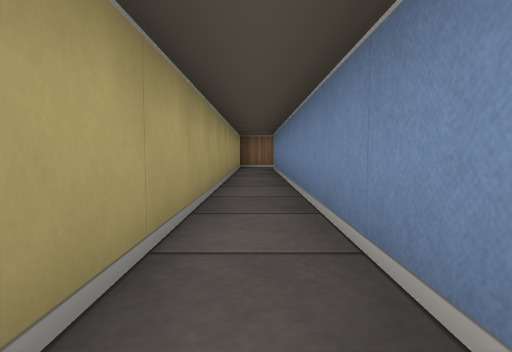
[1] (above)

15 first-person views from a walk through a cub3D maze. The camera is about half as high as the walls, tilts 4° down and sees 75° across. The floor is counted in squares. Each view is taken from the middle of a square. On the plan, view 1 faces up. The plan holds only what a view shows up to about 9 squares ahead; the rest is blank.

[2]
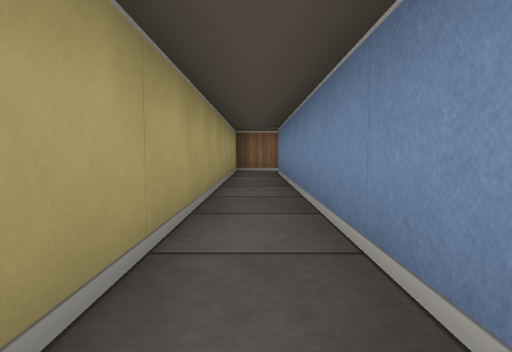

[3]
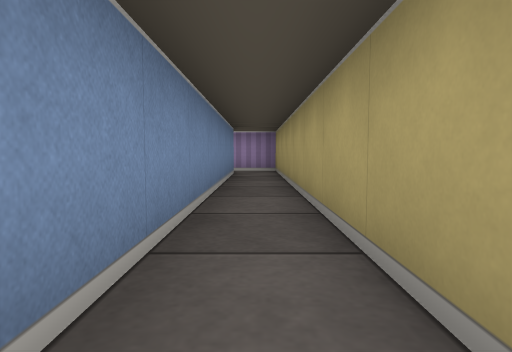

[4]
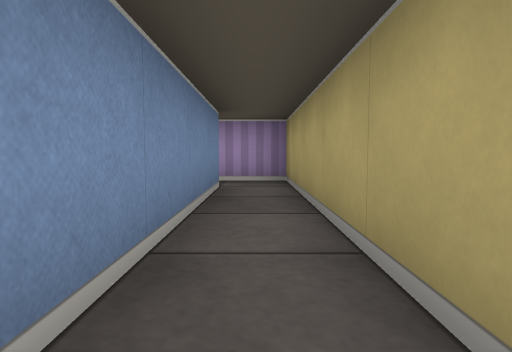

[5]
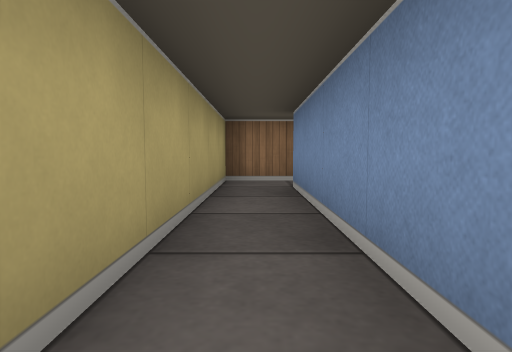

[6]
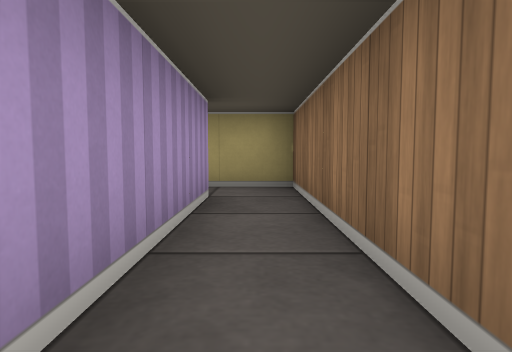

[7]
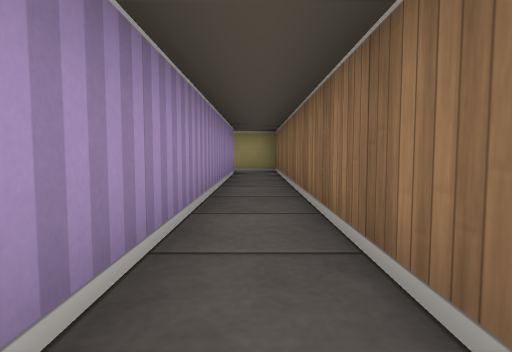

[8]
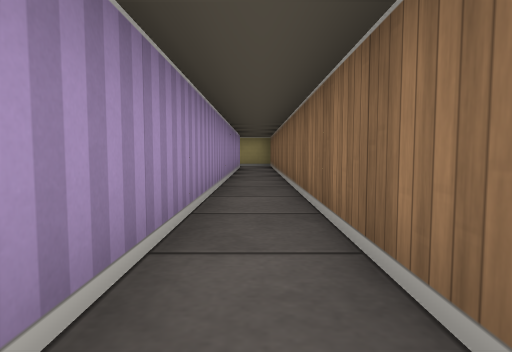

[9]
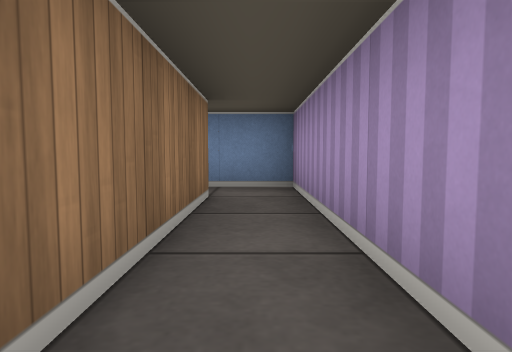

[10]
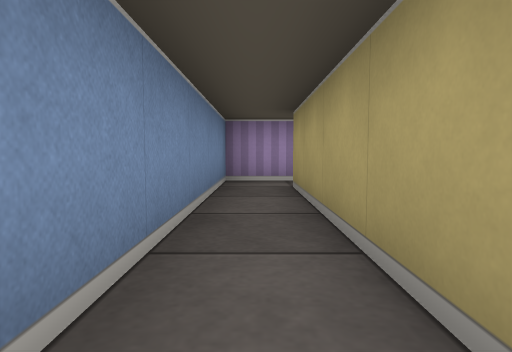

[11]
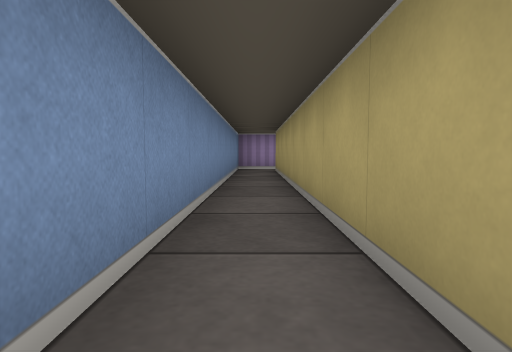

[12]
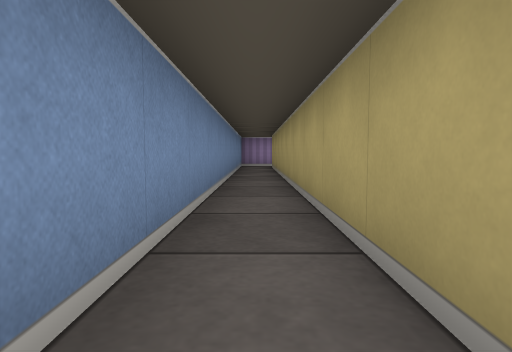

[13]
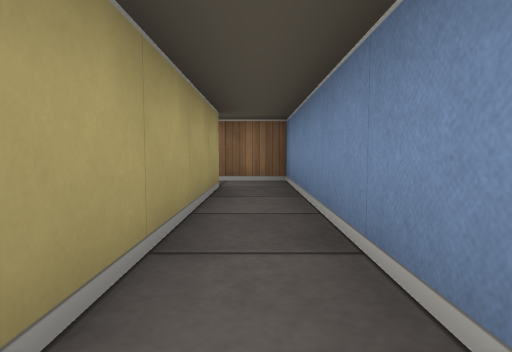

[14]
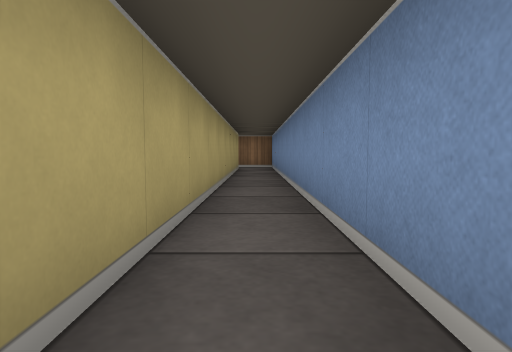

[15]
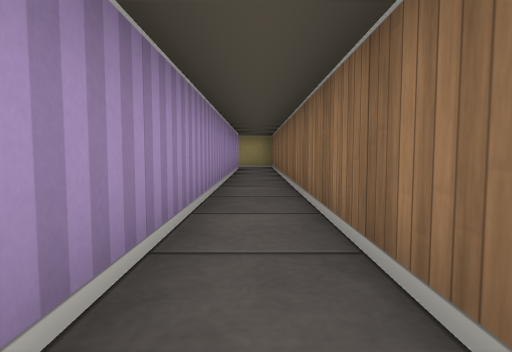

### Floor plan
Ten units are one square. View 1 is at (0, 0); x grows to the right and y downward. Boxes are objects, and circles mark ways between rooms. Rooms are numbered by the first view taken in them; rooms with no view inside come last. Other rooms are left out.
<svg viewBox="-10 -220 140 280">
<path fill="none" stroke="#000" d="M5 45 5 -95M5 -105 -5 -105 -5 55 6 55M115 -215 115 -105 5 -105M5 -95 125 -95 125 -215"/>
<circle cx="0" cy="-100" r="3" fill="#2a7"/>
<text x="0" y="-30">1</text>
<text x="120" y="-130">2</text>
</svg>
Room 1 opens to room 2.

Where each view was taken, in squares from view 1:
view 1: 0 up, 0 right, facing up
view 2: 2 up, 0 right, facing up
view 3: 3 up, 0 right, facing down
view 4: 0 up, 0 right, facing down
view 5: 5 up, 0 right, facing up
view 6: 10 up, 4 right, facing left
view 7: 10 up, 8 right, facing left
view 8: 10 up, 11 right, facing left
view 9: 10 up, 8 right, facing right
view 10: 15 up, 12 right, facing down
view 11: 19 up, 12 right, facing down
view 12: 21 up, 12 right, facing down
view 13: 17 up, 12 right, facing up
view 14: 12 up, 12 right, facing up
view 15: 10 up, 10 right, facing left
